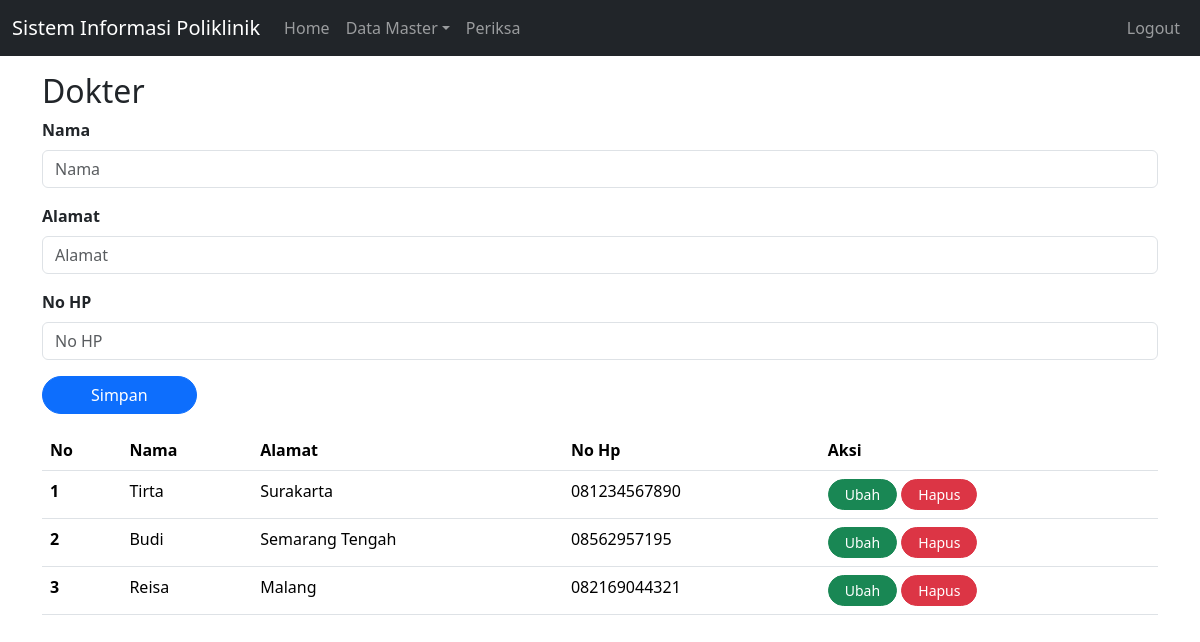
The app's page /index.php?page=dokter (signed in) with its own data.
### tables this page shows
CREATE TABLE `dokter` (
  `id` int(11) NOT NULL,
  `nama` varchar(255) NOT NULL,
  `alamat` varchar(255) NOT NULL,
  `no_hp` varchar(50) NOT NULL
);

### dokter.php (the view, shortened to what this page needs)
<?php
include 'koneksi.php';
if(isset($_SESSION['username'])) {
    ?>
    <form action="" method="POST">
    <div class="mb-3">
        <label for="nama" class="form-label fw-bold">Nama</label>
        <input type="text" class="form-control" id="nama" name="nama" placeholder="Nama">
    </div>
    <div class="mb-3">
        <label for="alamat" class="form-label fw-bold">Alamat</label>
        <input type="text" class="form-control" id="alamat" name="alamat" placeholder="Alamat">
    </div>
    <div class="mb-3">
        <label for="no_hp" class="form-label fw-bold">No HP</label>
        <input type="text" class="form-control" id="no_hp" name="no_hp" placeholder="No HP">
    </div>
    <button class="btn btn-primary px-5 rounded-pill" type="submit" name="submit">Simpan</button>
    </form>
    <?php
    $showSql = "SELECT * FROM dokter";
    $showHasil = $conn->query($showSql);
    if($showHasil->num_rows > 0){
        $no = 1;
        ?>
        <table class="table mt-3">
        <thead>
            <tr>
            <th scope="col">No</th>
            <th scope="col">Nama</th>
            <th scope="col">Alamat</th>
            <th scope="col">No Hp</th>
            <th scope="col">Aksi</th>
            </tr>
        </thead>
        <tbody>
        <?php
        while($row = $showHasil->fetch_assoc()){
        ?>
            <tr>
            <th scope="row"><?php echo $no ?></th>
            <td><?php echo $row['nama']?></td>
            <td><?php echo $row['alamat']?></td>
            <td><?php echo $row['no_hp']?></td>
            <td>
                <a href="index.php?page=dokterEdit&id=<?php echo $row["id"]?>" class="btn btn-success btn-sm rounded-pill px-3">Ubah</a>
                <form action="" method="POST" style="display: inline-block">
                    <button type="submit" class="btn btn-danger btn-sm rounded-pill px-3" name="hapus">Hapus</button>
                </form>
            </td>
            </tr>
        <?php
        $no++;
        }
        ?>
        </tbody>
        </table>
    <?php
    } else {
        echo "Tidak Ada Data";
    }
} else {
    header("location: index.php?page=loginUser");
}
?>

### records on screen
dokter: nama "Tirta", alamat "Surakarta", no_hp "081234567890"
dokter: nama "Budi", alamat "Semarang Tengah", no_hp "08562957195"
dokter: nama "Reisa", alamat "Malang", no_hp "082169044321"

### other values on screen
$_GET['page'] "Dokter"
